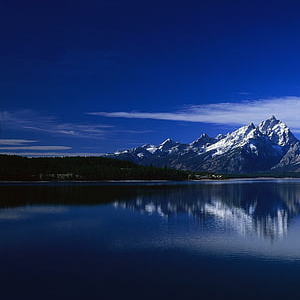
#> input picture part2/input1/0.jpg, 300 x 300 px; its folder holds 4 pictures in this run
$ python part2.py
#> lines starting #> are read from the running program, lines starting #| are printed output that depends on the picture; after the words box and inside, x2 and y2 are one past the last pixel; in counts of white or black regions, pixels touching at a corner belong together
import os
import cv2
import numpy as np

# Function to detect keypoints and compute descriptors using SIFT
def detect_keypoints(image):
    descriptor = cv2.SIFT_create()
    kps, features = descriptor.detectAndCompute(image, None)
    kps = np.float32([kp.pt for kp in kps])
    return (kps, features)

# Function to match keypoints between two images using the ratio test
def match_keypoints(kpA, kpB, xA, xB, ratio, re_proj):
    matcher = cv2.BFMatcher()
    rawMatches = matcher.knnMatch(xA, xB, 2)
    matches = []

    for m in rawMatches:
        if len(m) == 2 and m[0].distance < m[1].distance * ratio:
            matches.append((m[0].trainIdx, m[0].queryIdx))

    if len(matches) > 4:
        ptsA = np.float32([kpA[i] for (_, i) in matches])
        ptsB = np.float32([kpB[i] for (i, _) in matches])
        H, status = cv2.findHomography(ptsA, ptsB, cv2.RANSAC, re_proj)  # Homography using RANSAC
        return (matches, H, status)

    return None

# Function to visualize the matches between two images
def draw_matches(imgA, imgB, kpA, kpB, matches, status):
    hA, wA = imgA.shape[:2]
    hB, wB = imgB.shape[:2]
    viz = np.zeros((max(hA, hB), wA + wB, 3), dtype="uint8")
    viz[0:hA, 0:wA] = imgA
    viz[0:hB, wA:] = imgB
    line_number = 0

    for ((trainIdx, queryIdx), s) in zip(matches, status):
        if s == 1:
            ptA = (int(kpA[queryIdx][0]), int(kpA[queryIdx][1]))
            ptB = (int(kpB[trainIdx][0]) + wA, int(kpB[trainIdx][1]))
            if line_number < 100: # Drawing only 100 lines to reduce clutter
                cv2.line(viz, ptA, ptB, (0, 0, 255), 1)
                line_number += 1

    return viz

# Function to crop the image to the region of interest (ROI) after stitching
def crop(image):
    gray = cv2.cvtColor(image, cv2.COLOR_BGR2GRAY)
    _, thresh = cv2.threshold(gray, 0, 255, cv2.THRESH_BINARY)
    contours, _ = cv2.findContours(thresh, cv2.RETR_EXTERNAL, cv2.CHAIN_APPROX_SIMPLE)

    if contours:
        x, y, w, h = cv2.boundingRect(contours[0])
        return image[y:y + h - 1, x:x + w - 1]

    return image

# Function to resize an image while maintaining the aspect ratio
def resize(image, width):
    h, w = image.shape[:2]
    aspect_ratio = width / float(w)
    new_height = int(h * aspect_ratio)
    return cv2.resize(image, (width, new_height), interpolation=cv2.INTER_AREA)

# Function to stitch two images together
def stitch(images, ratio=0.75, re_proj=4.0, show_overlay=False):
    imgB, imgA = images
    kpA, xA = detect_keypoints(imgA)
    kpB, xB = detect_keypoints(imgB)
    M = match_keypoints(kpA, kpB, xA, xB, ratio, re_proj)

    if M is None:
        print("Not enough matches found.")
        return None

    matches, H, status = M
    pano_img = cv2.warpPerspective(imgA, H, (imgA.shape[1] + imgB.shape[1], imgA.shape[0]))
    pano_img[0:imgB.shape[0], 0:imgB.shape[1]] = imgB
    pano_img = crop(pano_img)

    if show_overlay:
        visualization = draw_matches(imgA, imgB, kpA, kpB, matches, status)
        return (pano_img, visualization)

    return pano_img

# Function to process images in a folder, stitch them together, and save the result
def process_images(input_folder, output_folder):
    img_paths = [os.path.join(input_folder, f) for f in os.listdir(input_folder)]
    img_paths.sort(key=lambda x: int(os.path.splitext(os.path.basename(x))[0]))
    left = cv2.imread(img_paths[0])
    left = resize(left, width=600)

    for i in range(1, len(img_paths)):
        right = cv2.imread(img_paths[i])
        right = resize(right, width=600)
        result = stitch([left, right], show_overlay=True)
        if result is None:
            continue
        left, viz = result
        cv2.imwrite(os.path.join(output_folder, f"{input_folder}_match{i}.jpg"), viz)

    cv2.imwrite(os.path.join(output_folder, f"{input_folder}_panorama.jpg"), left)
    print(f"Panorama and keypoint matches for {input_folder} created and saved in output folder.")

def main():
    process_images("input1", "output")
#> in process_images, left is the input picture: shape (300, 300, 3); mean B, G, R 93.5, 44.8, 23.8
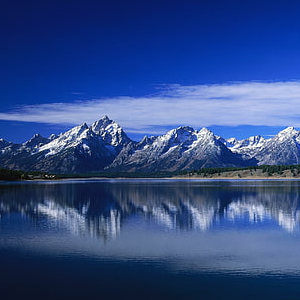
#> input picture part2/input1/1.jpg, 300 x 300 px
#> in process_images, right is the input picture: shape (300, 300, 3); mean B, G, R 133.5, 75.7, 49.7
#> in detect_keypoints, `kps, features = descriptor.detectAndCompute(image, None)`: kps = 1013 keypoints; strongest (x, y, size): (450, 287, 2.8), (207, 270, 2.9), (395, 264, 2.8), (169, 292, 5.3)
#> in detect_keypoints, `kps = np.float32([kp.pt for kp in kps])`: kps = 1013 pairs, first value 3.96 to 596.1, second value 160 to 547.3
#> in stitch, `kpA, xA = detect_keypoints(imgA)`:
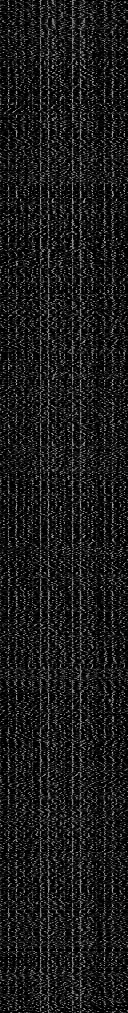
#> xA: shape (1013, 128) float32; min 0, max 194, mean 27
#> in stitch, `kpA, xA = detect_keypoints(imgA)`: kpA has the same summary as kps in detect_keypoints
#> in detect_keypoints (call 2), `kps, features = descriptor.detectAndCompute(image, None)`: kps = 512 keypoints; strongest (x, y, size): (541, 270, 2.9), (252, 303, 2.6), (322, 294, 2.7), (503, 292, 5.3)
#> in stitch, `kpB, xB = detect_keypoints(imgB)`:
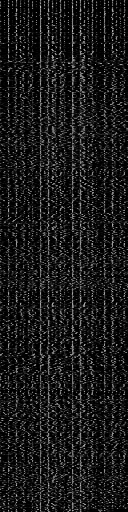
#> xB: shape (512, 128) float32; min 0, max 200, mean 26.1
#> in stitch, `kpB, xB = detect_keypoints(imgB)`: kpB = 512 pairs, first value 10.81 to 595.5, second value 210.5 to 472.9
#> in match_keypoints, `rawMatches = matcher.knnMatch(xA, xB, 2)`: rawMatches = 1013 matches
#> after the loop in match_keypoints, `for m in rawMatches:`: matches = 384 pairs, first value 31 to 510, second value 0 to 615
#> in match_keypoints, `ptsA = np.float32([kpA[i] for (_, i) in matches])`: ptsA = 384 pairs, first value 3.96 to 387.6, second value 168.8 to 473
#> in match_keypoints, `ptsB = np.float32([kpB[i] for (i, _) in matches])`: ptsB = 384 pairs, first value 115.4 to 595.5, second value 210.8 to 472.9
#> in match_keypoints, `H, status = cv2.findHomography(ptsA, ptsB, cv2.RANSAC, re_proj)`: H = [[1, -7.99e-06, 334], [0.000185, 1, -0.0696], [5.8e-07, 1.58e-07, 1]]; status = 384 values, max 1 at index 0, min 0 at index 382, mean 0.995
#> in crop, `gray = cv2.cvtColor(image, cv2.COLOR_BGR2GRAY)`:
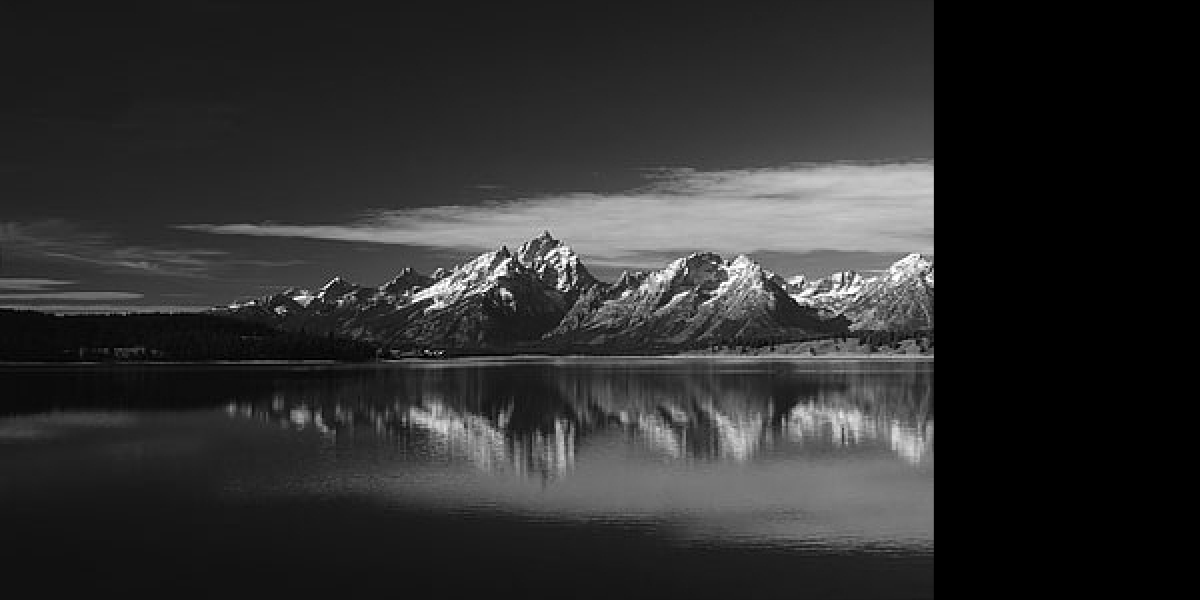
#> gray: shape (600, 1200); min 0, max 255, mean 46.6
#> in crop, `_, thresh = cv2.threshold(gray, 0, 255, cv2.THRESH_BINARY)`:
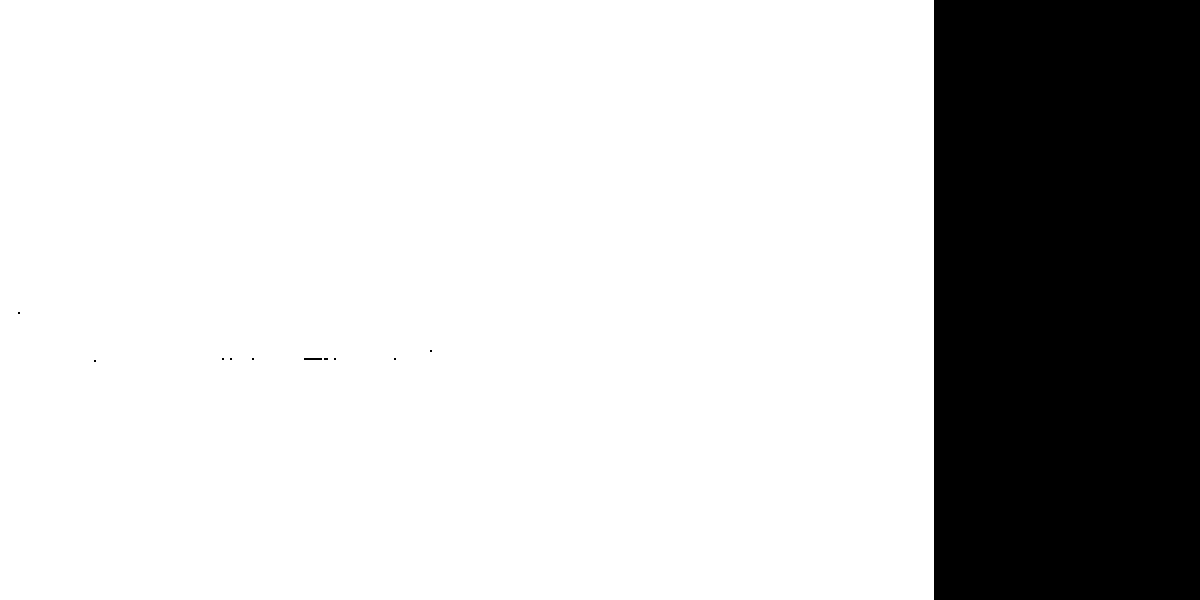
#> thresh: shape (600, 1200); 77.8% white; 11 black regions (9 under 20 px), largest, box (x1, y1, x2, y2) and area: (934, 0, 1200, 600) 159600, (304, 358, 322, 360) 36
#> in crop, `contours, _ = cv2.findContours(thresh, cv2.RETR_EXTERNAL, cv2.CHAIN_AP..`: contours = [[[0, 0], [0, 599], [933, 599], [933, 0]]]
#> in crop, `x, y, w, h = cv2.boundingRect(contours[0])`: x = 0; w = 934; h = 600
#> in crop, `return image[y:y + h - 1, x:x + w - 1]`:
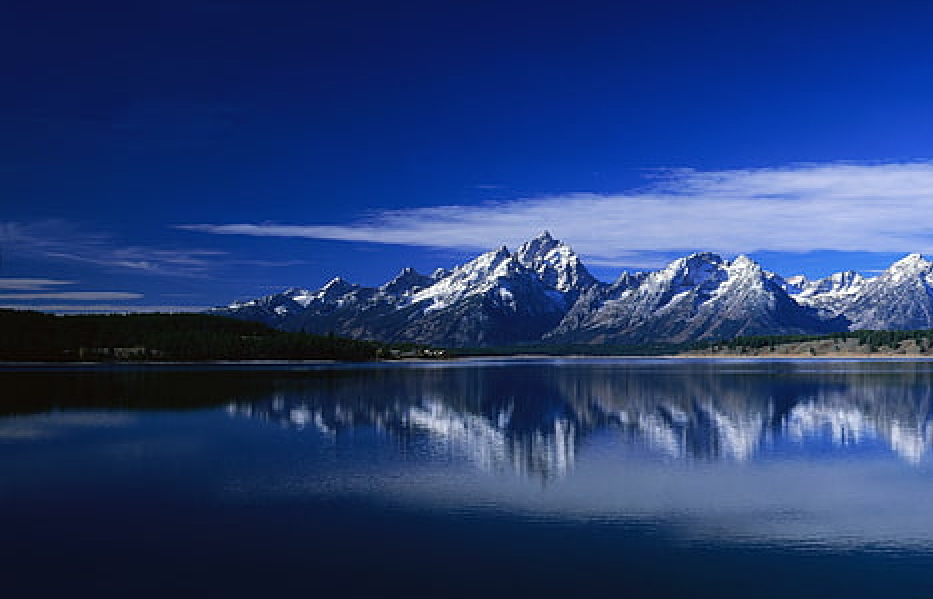
#> returned value: shape (599, 933, 3); mean of channels 0, 1, 2 113.9, 60.9, 37.5; drawn as B, G, R
#> the loop in draw_matches, `for ((trainIdx, queryIdx), s) in zip(matches, status):` made 384 passes
#> (trainIdx, queryIdx, ptA, ptB) on passes 1 to 12: (108, 0, (3, 409), (937, 409)), (109, 1, (10, 331), (944, 331)), (110, 2, (10, 296), (944, 296)), (111, 3, (13, 322), (947, 322)), (112, 4, (16, 417), (950, 417)), (113, 5, (21, 287), (955, 287)), (114, 6, (22, 333), (956, 333)), (118, 7, (29, 293), (963, 293)), (119, 8, (29, 293), (963, 293)), (120, 9, (35, 339), (969, 339)), (121, 10, (37, 307), (971, 307)), (122, 13, (38, 302), (972, 302))
#> (ptA, ptB) on passes 61 to 66: ((79, 318), (1013, 318)), ((80, 336), (1014, 336)), ((81, 287), (1015, 287)), ((81, 287), (1015, 287)), ((81, 362), (1015, 362)), ((81, 362), (1015, 362))
#> after the loop in draw_matches, `for ((trainIdx, queryIdx), s) in zip(matches, status):`:
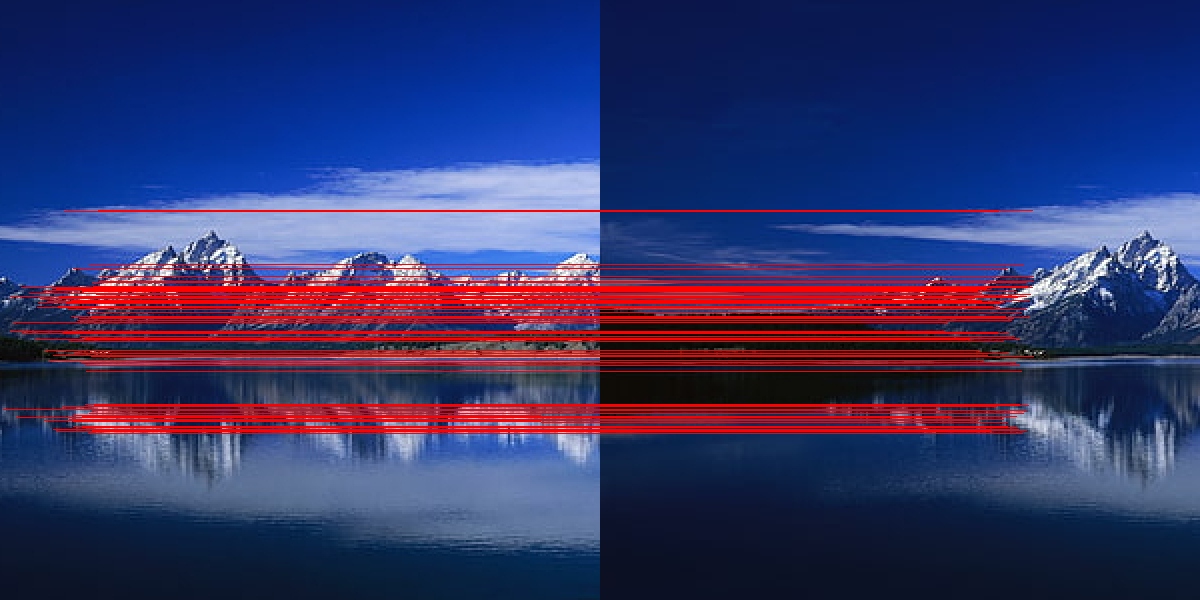
#> viz: shape (600, 1200, 3); mean B, G, R 104.3, 54.1, 53.3
#> after the loop in draw_matches, `for ((trainIdx, queryIdx), s) in zip(matches, status):`: line_number = 100
#> pass 2 of the loop in process_images, `for i in range(1, len(img_paths)):`:
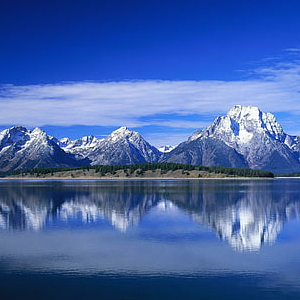
#> input picture part2/input1/2.jpg, 300 x 300 px
#> in process_images, right is the input picture: shape (300, 300, 3); mean B, G, R 166.2, 100.5, 69.3
#> in detect_keypoints (call 3), `kps, features = descriptor.detectAndCompute(image, None)`: kps = 1144 keypoints; strongest (x, y, size): (116, 287, 2.8), (61, 264, 2.8), (553, 276, 3), (550, 252, 2.8)
#> xA: shape (1144, 128) float32
#> in detect_keypoints (call 4), `kps, features = descriptor.detectAndCompute(image, None)`: kps = 1145 keypoints; strongest (x, y, size): (784, 287, 2.7), (541, 270, 2.9), (729, 264, 2.8), (252, 303, 2.6)
#> xB: shape (1145, 128) float32
#> rawMatches = 1144 matches
#> gray: shape (600, 1533)
#> in crop (call 2), `_, thresh = cv2.threshold(gray, 0, 255, cv2.THRESH_BINARY)`:
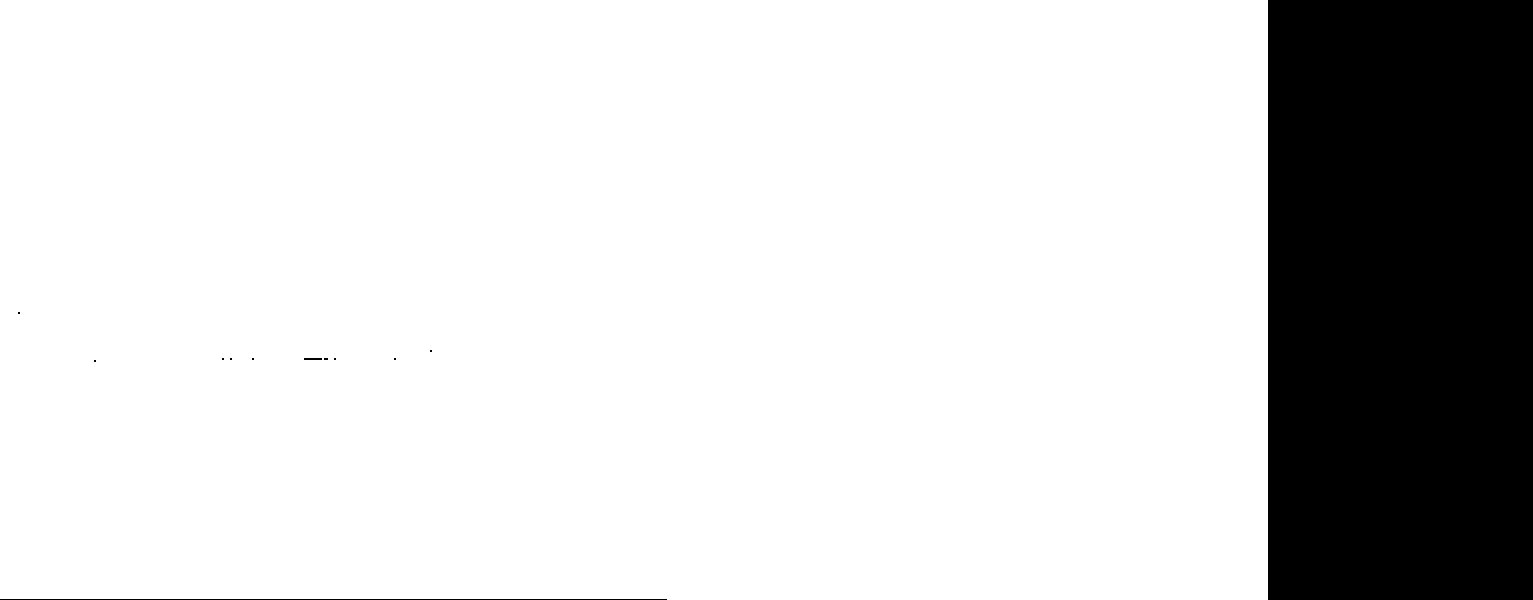
#> thresh: shape (600, 1533); 82.6% white; 12 black regions (9 under 20 px), largest, box (x1, y1, x2, y2) and area: (1268, 0, 1533, 600) 159000, (0, 599, 667, 600) 667, (304, 358, 322, 360) 36
#> contours = 1 item
#> in crop (call 2), `x, y, w, h = cv2.boundingRect(contours[0])`: w = 1268
#> the loop in draw_matches (call 2), `for ((trainIdx, queryIdx), s) in zip(matches, status):` made 434 passes
#> (trainIdx, queryIdx, ptA, ptB) on passes 1 to 8: (613, 1, (4, 311), (1272, 311)), (620, 6, (7, 418), (1275, 418)), (621, 8, (7, 264), (1275, 264)), (628, 10, (9, 261), (1277, 261)), (626, 11, (9, 339), (1277, 339)), (627, 12, (9, 339), (1277, 339)), (630, 13, (11, 272), (1279, 272)), (631, 14, (11, 441), (1279, 441))
#> after the loop in draw_matches (call 2), `for ((trainIdx, queryIdx), s) in zip(matches, status):`:
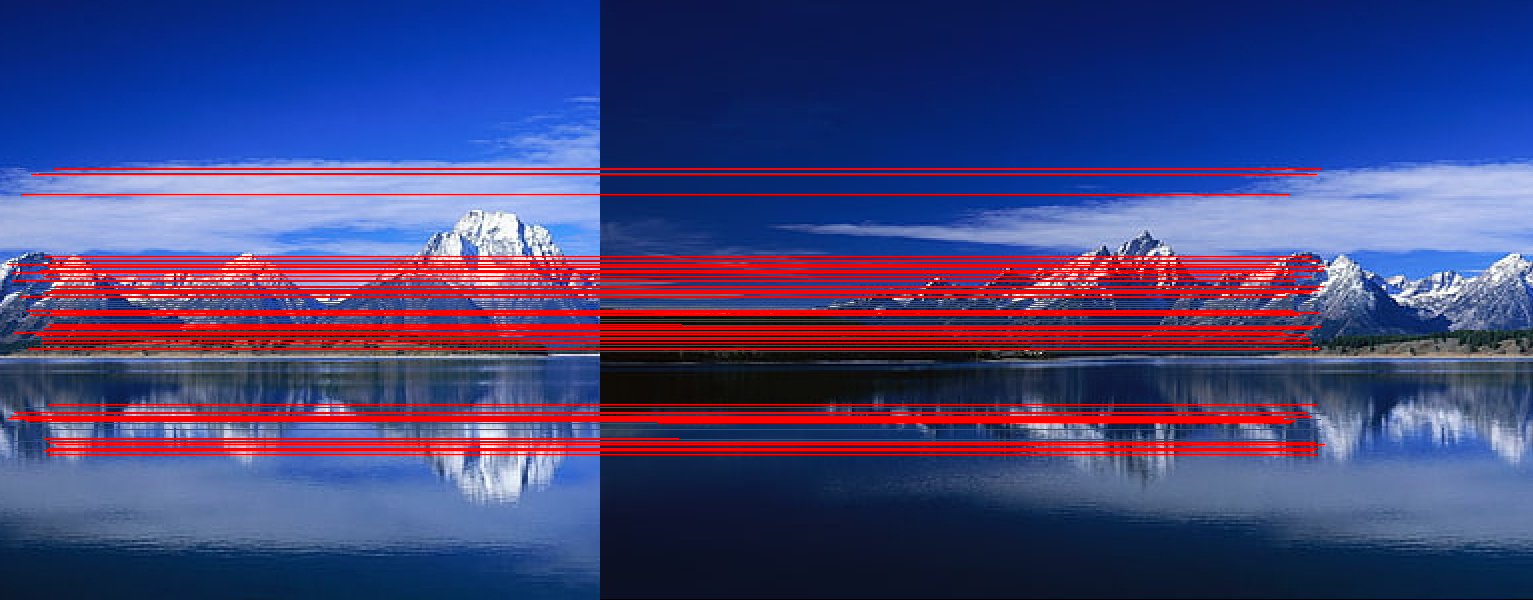
#> viz: shape (600, 1533, 3); mean B, G, R 121.2, 67.8, 69
#> after the loop in draw_matches (call 2), `for ((trainIdx, queryIdx), s) in zip(matches, status):`: line_number = 100
#> pass 3 of the loop in process_images, `for i in range(1, len(img_paths)):`:
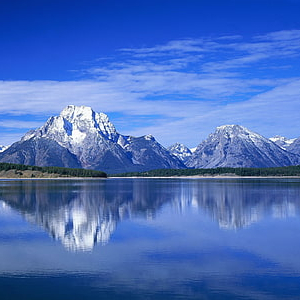
#> input picture part2/input1/3.jpg, 300 x 300 px
#> in process_images, right is the input picture: shape (300, 300, 3); mean B, G, R 186.2, 110.2, 73.9
#> in detect_keypoints (call 5), `kps, features = descriptor.detectAndCompute(image, None)`: kps = 961 keypoints; strongest (x, y, size): (219, 276, 3), (216, 252, 2.8), (213, 263, 3.1), (257, 279, 3)
#> xA: shape (961, 128) float32
#> in detect_keypoints (call 6), `kps, features = descriptor.detectAndCompute(image, None)`: kps = 1889 keypoints; strongest (x, y, size): (784, 287, 2.7), (541, 270, 2.9), (729, 264, 2.8), (252, 303, 2.6)
#> xB: shape (1889, 128) float32
#> rawMatches = 961 matches
#> gray: shape (600, 1867)
#> in crop (call 3), `_, thresh = cv2.threshold(gray, 0, 255, cv2.THRESH_BINARY)`:
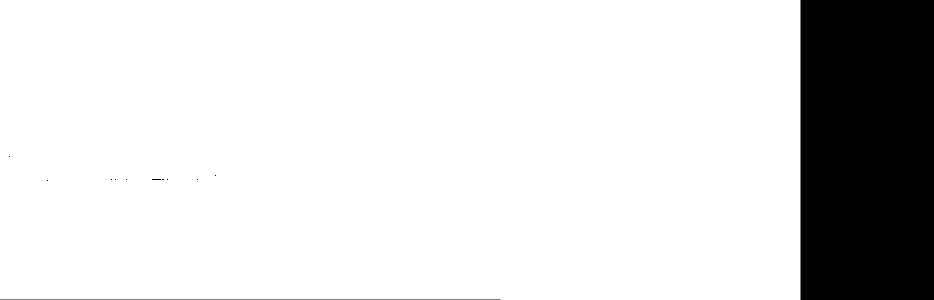
#> thresh: shape (600, 1867) (shown at 1/2 size); 85.7% white; 12 black regions (9 under 20 px), largest, box (x1, y1, x2, y2) and area: (1601, 0, 1867, 600) 159600, (0, 599, 1001, 600) 1001, (304, 358, 322, 360) 36
#> in crop (call 3), `x, y, w, h = cv2.boundingRect(contours[0])`: w = 1601
#> the loop in draw_matches (call 3), `for ((trainIdx, queryIdx), s) in zip(matches, status):` made 395 passes
#> (trainIdx, queryIdx, ptA, ptB) on passes 1 to 8: (1279, 2, (4, 313), (1605, 313)), (1281, 3, (6, 342), (1608, 342)), (1282, 5, (6, 337), (1608, 337)), (1286, 8, (7, 298), (1609, 298)), (1288, 11, (11, 375), (1612, 375)), (1289, 12, (11, 402), (1613, 402)), (1291, 13, (13, 413), (1615, 413)), (1290, 14, (13, 294), (1615, 294))
#> after the loop in draw_matches (call 3), `for ((trainIdx, queryIdx), s) in zip(matches, status):`:
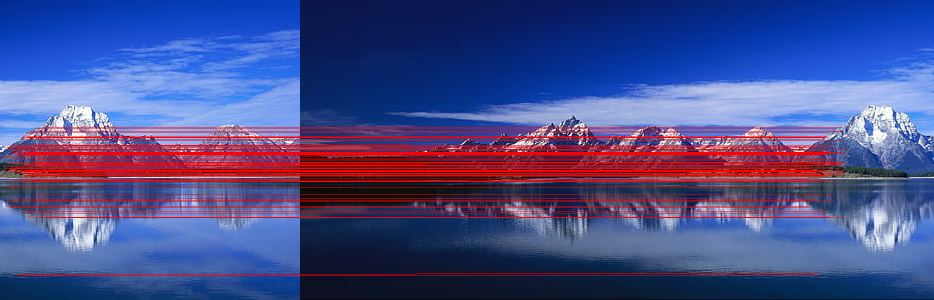
#> viz: shape (600, 1867, 3) (shown at 1/2 size); mean B, G, R 137.2, 77.5, 73.1
    process_images("input2", "output")

if __name__ == "__main__":
#> (the run stopped early here; a loop or call above may not have finished)
